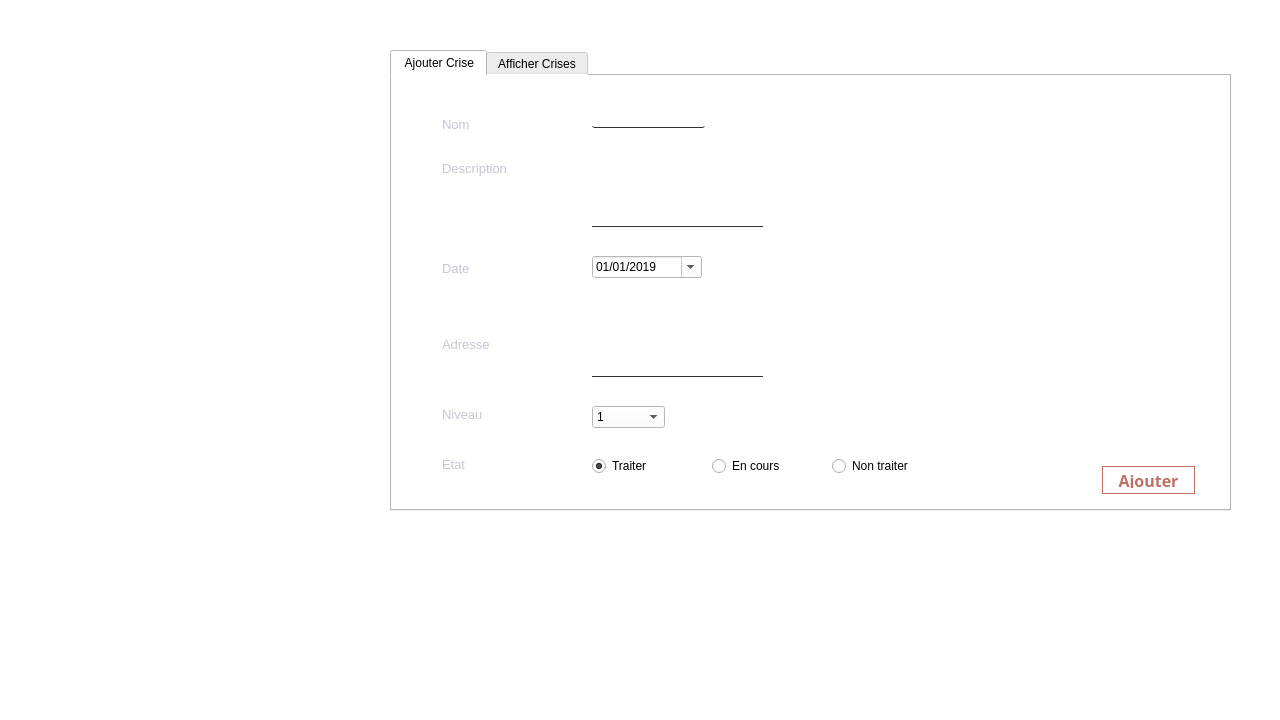
<?xml version="1.0" encoding="UTF-8"?>
<ui version="4.0">
 <class>MainWindow</class>
 <widget class="QMainWindow" name="MainWindow">
  <property name="geometry">
   <rect>
    <x>0</x>
    <y>0</y>
    <width>1280</width>
    <height>720</height>
   </rect>
  </property>
  <property name="minimumSize">
   <size>
    <width>1280</width>
    <height>720</height>
   </size>
  </property>
  <property name="maximumSize">
   <size>
    <width>1280</width>
    <height>720</height>
   </size>
  </property>
  <property name="windowTitle">
   <string>SmartAid</string>
  </property>
  <property name="styleSheet">
   <string notr="true">

/*-----QWidget-----*/
QWidget
{
	background-color:#fff;
	color: #000000;

}


/*-----QLabel-----*/
QLabel
{
	background-color: transparent;
	color: #c2c7d5;
	font-size: 13px;

}


/*-----QPushButton-----*/
QPushButton
{
	background-color: qlineargradient(spread:pad, x1:0, y1:0.511, x2:1, y2:0.511, stop:0 rgba(0, 172, 149, 255),stop:0.995192 rgba(54, 197, 177, 255));
	color: #fff;
	font-size: 11px;
	font-weight: bold;
	border: none;
	border-radius: 3px;
	padding: 5px;

}


QPushButton::pressed
{
	background-color: qlineargradient(spread:pad, x1:0, y1:0.511, x2:1, y2:0.511, stop:0 rgba(0, 207, 179, 255),stop:1 rgba(70, 255, 230, 255));

}


/*-----QCheckBox-----*/
QCheckBox
{
	background-color: transparent;
	color: #fff;
	font-size: 10px;
	font-weight: bold;
	border: none;
	border-radius: 5px;

}


/*-----QCheckBox-----*/
QCheckBox::indicator
{
    color: #b1b1b1;
    background-color: #323232;
    border: 1px solid darkgray;
    width: 12px;
    height: 12px;

}


QCheckBox::indicator:checked
{
    image:url(&quot;./ressources/check.png&quot;);
	background-color: qlineargradient(spread:pad, x1:0, y1:0.511, x2:1, y2:0.511, stop:0 rgba(0, 172, 149, 255),stop:0.995192 rgba(54, 197, 177, 255));;
    border: 1px solid #607cff;

}


QCheckBox::indicator:unchecked:hover
{
    border: 1px solid #08b099;

}


QCheckBox::disabled
{
	color: #656565;

}


QCheckBox::indicator:disabled
{
	background-color: #656565;
	color: #656565;
    border: 1px solid #656565;

}


/*-----QLineEdit-----*/
QLineEdit
{
	background-color: #c2c7d5;
	color: #000;
	font-weight: bold;
	border: none;
	border-radius: 2px;
	padding: 3px;

}


/*-----QListView-----*/
QListView
{
	background-color: qlineargradient(spread:pad, x1:1, y1:0, x2:1, y2:1, stop:0 rgba(50, 61, 80, 255),stop:1 rgba(44, 49, 69, 255));
	color: #fff;
	font-size: 18px;
	font-weight: bold;
	border: 1px solid #191919;
	show-decoration-selected: 0;
	outline : 0;

}


/*QListView::item
{
	color: #31cecb;
	background-color: #454e5e;
	border: none;
	padding: 5px;
	border-radius: 15px;
	padding-left : 10px;
	height: 52px;

}*/

QListView::item
{
	color: #31cecb;
	background-color: #bf7069;
	border: none;
	padding: 5px;
	border-radius: 15px;
	padding-left : 10px;
	height: 62px;

}




/*QListView::item:selected
{
	color: #31cecb;
	background-color: #454e5e;
}*/


QListView::item:selected
{
	color: #ffabab;
	background-color: #bf7069;
}

QListView::item:!selected
{
	color: #2C3E50;
	/*color:white;*/
	background-color: transparent;
	border: none;
	padding-left : 10px;

}



QListView::item:!selected:hover
{
	color: #bbbcba;
	background-color: #454e5e;
	border: none;
	padding-left : 10px;

}


/*-----QTreeView-----*/
QTreeView 
{
	background-color: #232939;
	show-decoration-selected: 0;
	color: #c2c8d7;

}


QTreeView::item 
{
	border-top-color: transparent;
	border-bottom-color: transparent;

}


QTreeView::item:hover 
{
	background-color: #606060;
	color: #fff;

}


QTreeView::item:selected 
{
	background-color: #0ab19a;
	color: #fff;

}


QTreeView::item:selected:active
{
	background-color: #0ab19a;
	color: #fff;

}


QTreeView::branch:has-children:!has-siblings:closed,
QTreeView::branch:closed:has-children:has-siblings 
{
	image: url(://tree-closed.png);

}

QTreeView::branch:open:has-children:!has-siblings,
QTreeView::branch:open:has-children:has-siblings  
{
	image: url(://tree-open.png);

}


/*-----QTableView &amp; QTableWidget-----*/
QTableView
{
    background-color: #232939;
	border: 1px solid gray;
    color: #f0f0f0;
    gridline-color: #232939;
    outline : 0;

}


QTableView::disabled
{
    background-color: #242526;
    border: 1px solid #32414B;
    color: #656565;
    gridline-color: #656565;
    outline : 0;

}


QTableView::item:hover 
{
    background-color: #606060;
    color: #f0f0f0;

}


QTableView::item:selected 
{
	background-color: #0ab19a;
    color: #F0F0F0;

}


QTableView::item:selected:disabled
{
    background-color: #1a1b1c;
    border: 2px solid #525251;
    color: #656565;

}


QTableCornerButton::section
{
	background-color: #343a49;
    color: #fff;

}


QHeaderView::section
{
	color: #fff;
	border-top: 0px;
	border-bottom: 1px solid gray;
	border-right: 1px solid gray;
	background-color: #343a49;
    margin-top:1px;
	margin-bottom:1px;
	padding: 5px;

}


QHeaderView::section:disabled
{
    background-color: #525251;
    color: #656565;

}


QHeaderView::section:checked
{
    color: #fff;
    background-color: #0ab19a;

}


QHeaderView::section:checked:disabled
{
    color: #656565;
    background-color: #525251;

}


QHeaderView::section::vertical::first,
QHeaderView::section::vertical::only-one
{
    border-top: 1px solid #353635;

}


QHeaderView::section::vertical
{
    border-top: 1px solid #353635;

}


QHeaderView::section::horizontal::first,
QHeaderView::section::horizontal::only-one
{
    border-left: 1px solid #353635;

}


QHeaderView::section::horizontal
{
    border-left: 1px solid #353635;

}


/*-----QScrollBar-----*/
QScrollBar:horizontal 
{
    background-color: transparent;
    height: 8px;
    margin: 0px;
    padding: 0px;

}


QScrollBar::handle:horizontal 
{
    border: none;
	min-width: 100px;
    background-color: #56576c;

}


QScrollBar::add-line:horizontal, 
QScrollBar::sub-line:horizontal,
QScrollBar::add-page:horizontal, 
QScrollBar::sub-page:horizontal 
{
    width: 0px;
    background-color: transparent;

}


QScrollBar:vertical 
{
    background-color: transparent;
    width: 8px;
    margin: 0;

}


QScrollBar::handle:vertical 
{
    border: none;
	min-height: 100px;
    background-color: #56576c;

}


QScrollBar::add-line:vertical, 
QScrollBar::sub-line:vertical,
QScrollBar::add-page:vertical, 
QScrollBar::sub-page:vertical 
{
    height: 0px;
    background-color: transparent;

}</string>
  </property>
  <widget class="QWidget" name="centralwidget">
   <widget class="QListWidget" name="listWidget">
    <property name="geometry">
     <rect>
      <x>10</x>
      <y>0</y>
      <width>281</width>
      <height>661</height>
     </rect>
    </property>
    <property name="styleSheet">
     <string notr="true">border:none;
background:transparent;
/*background-color: #262626;*/
border-radius:15px;
font-family:century gothic;</string>
    </property>
   </widget>
   <widget class="QStackedWidget" name="stackedWidget">
    <property name="geometry">
     <rect>
      <x>300</x>
      <y>0</y>
      <width>971</width>
      <height>661</height>
     </rect>
    </property>
    <property name="currentIndex">
     <number>5</number>
    </property>
    <widget class="QWidget" name="page">
     <widget class="QLabel" name="label">
      <property name="geometry">
       <rect>
        <x>-10</x>
        <y>0</y>
        <width>251</width>
        <height>181</height>
       </rect>
      </property>
      <property name="text">
       <string/>
      </property>
      <property name="pixmap">
       <pixmap resource="ressources.qrc">:/icons/icons/icone.png</pixmap>
      </property>
      <property name="scaledContents">
       <bool>false</bool>
      </property>
      <property name="alignment">
       <set>Qt::AlignCenter</set>
      </property>
     </widget>
     <widget class="QLabel" name="label_2">
      <property name="geometry">
       <rect>
        <x>370</x>
        <y>0</y>
        <width>311</width>
        <height>91</height>
       </rect>
      </property>
      <property name="styleSheet">
       <string notr="true">/*color: #ff8b8b;*/
color:#d46;
font-size:30px;
font:bold;
font-family : century gothic;</string>
      </property>
      <property name="text">
       <string>SmartAid Association</string>
      </property>
      <property name="alignment">
       <set>Qt::AlignCenter</set>
      </property>
     </widget>
     <widget class="QFrame" name="frame">
      <property name="geometry">
       <rect>
        <x>30</x>
        <y>190</y>
        <width>891</width>
        <height>451</height>
       </rect>
      </property>
      <property name="styleSheet">
       <string notr="true">border-radius:50px;

background-color: rgb(255, 228, 228);

</string>
      </property>
      <property name="frameShape">
       <enum>QFrame::StyledPanel</enum>
      </property>
      <property name="frameShadow">
       <enum>QFrame::Raised</enum>
      </property>
      <widget class="QLabel" name="user_pic">
       <property name="geometry">
        <rect>
         <x>0</x>
         <y>0</y>
         <width>411</width>
         <height>451</height>
        </rect>
       </property>
       <property name="autoFillBackground">
        <bool>false</bool>
       </property>
       <property name="styleSheet">
        <string notr="true">background-color:#fff;
border-radius:50px;
</string>
       </property>
       <property name="text">
        <string/>
       </property>
       <property name="scaledContents">
        <bool>false</bool>
       </property>
       <property name="alignment">
        <set>Qt::AlignCenter</set>
       </property>
       <property name="wordWrap">
        <bool>false</bool>
       </property>
      </widget>
      <widget class="QLabel" name="label_3">
       <property name="geometry">
        <rect>
         <x>500</x>
         <y>30</y>
         <width>331</width>
         <height>51</height>
        </rect>
       </property>
       <property name="styleSheet">
        <string notr="true">color: #2C3E50;
font-size:30px;
font:bold;
font-family : century gothic;</string>
       </property>
       <property name="text">
        <string>John Doe</string>
       </property>
       <property name="alignment">
        <set>Qt::AlignCenter</set>
       </property>
      </widget>
      <widget class="QLabel" name="label_4">
       <property name="geometry">
        <rect>
         <x>570</x>
         <y>70</y>
         <width>201</width>
         <height>41</height>
        </rect>
       </property>
       <property name="styleSheet">
        <string notr="true">color: #4C5958;
font-size:18px;
font-family : century gothic;</string>
       </property>
       <property name="text">
        <string>john.doe@esprit.tn</string>
       </property>
       <property name="alignment">
        <set>Qt::AlignCenter</set>
       </property>
      </widget>
     </widget>
    </widget>
    <widget class="QWidget" name="page_2">
     <widget class="QPushButton" name="pushButton_2">
      <property name="geometry">
       <rect>
        <x>280</x>
        <y>200</y>
        <width>451</width>
        <height>231</height>
       </rect>
      </property>
      <property name="text">
       <string>page2</string>
      </property>
     </widget>
    </widget>
    <widget class="QWidget" name="page_5"/>
    <widget class="QWidget" name="page_6"/>
    <widget class="QWidget" name="page_7"/>
    <widget class="QWidget" name="page_8">
     <widget class="QTabWidget" name="tabWidget">
      <property name="geometry">
       <rect>
        <x>90</x>
        <y>50</y>
        <width>841</width>
        <height>461</height>
       </rect>
      </property>
      <property name="font">
       <font>
        <family>MS Shell Dlg 2</family>
       </font>
      </property>
      <property name="currentIndex">
       <number>0</number>
      </property>
      <widget class="QWidget" name="tab_3">
       <attribute name="title">
        <string> Ajouter Crise</string>
       </attribute>
       <widget class="QLabel" name="label_9">
        <property name="geometry">
         <rect>
          <x>50</x>
          <y>84</y>
          <width>81</width>
          <height>16</height>
         </rect>
        </property>
        <property name="text">
         <string>Description</string>
        </property>
       </widget>
       <widget class="QLabel" name="label_10">
        <property name="geometry">
         <rect>
          <x>50</x>
          <y>184</y>
          <width>56</width>
          <height>16</height>
         </rect>
        </property>
        <property name="text">
         <string>Date</string>
        </property>
       </widget>
       <widget class="QPlainTextEdit" name="lineEdit_description">
        <property name="geometry">
         <rect>
          <x>200</x>
          <y>70</y>
          <width>171</width>
          <height>81</height>
         </rect>
        </property>
        <property name="styleSheet">
         <string notr="true">background:transparent;
border:none;
color:#262626;
font-size:12px;
border-bottom:1px solid #333;</string>
        </property>
       </widget>
       <widget class="QDateEdit" name="dateEdit_datec">
        <property name="geometry">
         <rect>
          <x>200</x>
          <y>180</y>
          <width>110</width>
          <height>22</height>
         </rect>
        </property>
        <property name="minimumDate">
         <date>
          <year>2019</year>
          <month>1</month>
          <day>1</day>
         </date>
        </property>
        <property name="displayFormat">
         <string>dd/MM/yyyy</string>
        </property>
        <property name="calendarPopup">
         <bool>true</bool>
        </property>
       </widget>
       <widget class="QLabel" name="label_17">
        <property name="geometry">
         <rect>
          <x>50</x>
          <y>40</y>
          <width>56</width>
          <height>16</height>
         </rect>
        </property>
        <property name="text">
         <string>Nom</string>
        </property>
       </widget>
       <widget class="QLineEdit" name="lineEdit_nom">
        <property name="geometry">
         <rect>
          <x>200</x>
          <y>30</y>
          <width>113</width>
          <height>22</height>
         </rect>
        </property>
        <property name="styleSheet">
         <string notr="true">background:transparent;
border:none;
color:#262626;
font-size:12px;
border-bottom:1px solid #333;</string>
        </property>
       </widget>
       <widget class="QLabel" name="label_18">
        <property name="geometry">
         <rect>
          <x>50</x>
          <y>330</y>
          <width>81</width>
          <height>16</height>
         </rect>
        </property>
        <property name="text">
         <string>Niveau</string>
        </property>
       </widget>
       <widget class="QPushButton" name="pushButton_ajouter">
        <property name="geometry">
         <rect>
          <x>710</x>
          <y>390</y>
          <width>93</width>
          <height>28</height>
         </rect>
        </property>
        <property name="styleSheet">
         <string notr="true">QPushButton{
font-size:16px;
font-family:century gothic;
background:white;
border-radius:60px;
color:#BF7069;
border-radius:15px;
border:1px solid #BF7069;
}
QPushButton:hover{
color:#FFABAB;
/*background:#801414;*/
background:rgb(255, 228, 228);
border-radius:15px;
}</string>
        </property>
        <property name="text">
         <string>Ajouter</string>
        </property>
       </widget>
       <widget class="QLabel" name="label_19">
        <property name="geometry">
         <rect>
          <x>50</x>
          <y>380</y>
          <width>81</width>
          <height>16</height>
         </rect>
        </property>
        <property name="text">
         <string>Etat</string>
        </property>
       </widget>
       <widget class="QLabel" name="label_11">
        <property name="geometry">
         <rect>
          <x>50</x>
          <y>260</y>
          <width>81</width>
          <height>16</height>
         </rect>
        </property>
        <property name="text">
         <string>Adresse</string>
        </property>
       </widget>
       <widget class="QPlainTextEdit" name="lineEdit_Adresse">
        <property name="geometry">
         <rect>
          <x>200</x>
          <y>220</y>
          <width>171</width>
          <height>81</height>
         </rect>
        </property>
        <property name="styleSheet">
         <string notr="true">background:transparent;
border:none;
color:#262626;
font-size:12px;
border-bottom:1px solid #333;</string>
        </property>
       </widget>
       <widget class="QRadioButton" name="radioButton">
        <property name="geometry">
         <rect>
          <x>200</x>
          <y>380</y>
          <width>97</width>
          <height>20</height>
         </rect>
        </property>
        <property name="text">
         <string>Traiter</string>
        </property>
        <property name="checkable">
         <bool>true</bool>
        </property>
        <property name="checked">
         <bool>true</bool>
        </property>
        <property name="autoRepeat">
         <bool>false</bool>
        </property>
       </widget>
       <widget class="QRadioButton" name="radioButton_2">
        <property name="geometry">
         <rect>
          <x>320</x>
          <y>380</y>
          <width>97</width>
          <height>20</height>
         </rect>
        </property>
        <property name="text">
         <string>En cours</string>
        </property>
       </widget>
       <widget class="QRadioButton" name="radioButton_3">
        <property name="geometry">
         <rect>
          <x>440</x>
          <y>380</y>
          <width>97</width>
          <height>20</height>
         </rect>
        </property>
        <property name="text">
         <string>Non traiter</string>
        </property>
       </widget>
       <widget class="QComboBox" name="comboBox_niveau">
        <property name="geometry">
         <rect>
          <x>200</x>
          <y>330</y>
          <width>73</width>
          <height>22</height>
         </rect>
        </property>
        <item>
         <property name="text">
          <string>1</string>
         </property>
        </item>
        <item>
         <property name="text">
          <string>2</string>
         </property>
        </item>
        <item>
         <property name="text">
          <string>3</string>
         </property>
        </item>
       </widget>
      </widget>
      <widget class="QWidget" name="Afficher">
       <attribute name="title">
        <string>Afficher Crises</string>
       </attribute>
       <widget class="QLabel" name="label_5">
        <property name="geometry">
         <rect>
          <x>20</x>
          <y>20</y>
          <width>91</width>
          <height>16</height>
         </rect>
        </property>
        <property name="text">
         <string>Recherche</string>
        </property>
       </widget>
       <widget class="QTableView" name="tableView">
        <property name="geometry">
         <rect>
          <x>20</x>
          <y>50</y>
          <width>441</width>
          <height>361</height>
         </rect>
        </property>
        <property name="styleSheet">
         <string notr="true">QTableView {
font-size:16px;
font-family:century gothic;
background:white;
color:#BF7069;
border:1px solid #BF7069;
}



</string>
        </property>
       </widget>
       <widget class="QLineEdit" name="lineEditRecherche">
        <property name="geometry">
         <rect>
          <x>90</x>
          <y>10</y>
          <width>131</width>
          <height>22</height>
         </rect>
        </property>
        <property name="styleSheet">
         <string notr="true">background:transparent;
border:none;
color:#262626;
font-size:12px;
border-bottom:1px solid #333;</string>
        </property>
       </widget>
       <widget class="QLabel" name="label_12">
        <property name="geometry">
         <rect>
          <x>490</x>
          <y>230</y>
          <width>81</width>
          <height>16</height>
         </rect>
        </property>
        <property name="text">
         <string>Adresse</string>
        </property>
       </widget>
       <widget class="QDateEdit" name="dateEdit_datec_mod">
        <property name="geometry">
         <rect>
          <x>570</x>
          <y>196</y>
          <width>110</width>
          <height>22</height>
         </rect>
        </property>
        <property name="minimumDate">
         <date>
          <year>2019</year>
          <month>1</month>
          <day>1</day>
         </date>
        </property>
        <property name="displayFormat">
         <string>dd/MM/yyyy</string>
        </property>
        <property name="calendarPopup">
         <bool>true</bool>
        </property>
       </widget>
       <widget class="QLabel" name="label_22">
        <property name="geometry">
         <rect>
          <x>490</x>
          <y>300</y>
          <width>81</width>
          <height>16</height>
         </rect>
        </property>
        <property name="text">
         <string>Niveau</string>
        </property>
       </widget>
       <widget class="QLabel" name="label_20">
        <property name="geometry">
         <rect>
          <x>490</x>
          <y>350</y>
          <width>81</width>
          <height>16</height>
         </rect>
        </property>
        <property name="text">
         <string>Etat</string>
        </property>
       </widget>
       <widget class="QLineEdit" name="lineEdit_nom_mod">
        <property name="geometry">
         <rect>
          <x>570</x>
          <y>70</y>
          <width>113</width>
          <height>22</height>
         </rect>
        </property>
        <property name="styleSheet">
         <string notr="true">background:transparent;
border:none;
color:#262626;
font-size:12px;
border-bottom:1px solid #333;</string>
        </property>
       </widget>
       <widget class="QPlainTextEdit" name="lineEdit_description_mod">
        <property name="geometry">
         <rect>
          <x>570</x>
          <y>110</y>
          <width>171</width>
          <height>71</height>
         </rect>
        </property>
        <property name="styleSheet">
         <string notr="true">background:transparent;
border:none;
color:#262626;
font-size:12px;
border-bottom:1px solid #333;</string>
        </property>
       </widget>
       <widget class="QLabel" name="label_7">
        <property name="geometry">
         <rect>
          <x>490</x>
          <y>50</y>
          <width>56</width>
          <height>16</height>
         </rect>
        </property>
        <property name="text">
         <string>ID</string>
        </property>
       </widget>
       <widget class="QLabel" name="label_13">
        <property name="geometry">
         <rect>
          <x>490</x>
          <y>114</y>
          <width>81</width>
          <height>16</height>
         </rect>
        </property>
        <property name="text">
         <string>Description</string>
        </property>
       </widget>
       <widget class="QLabel" name="label_14">
        <property name="geometry">
         <rect>
          <x>490</x>
          <y>200</y>
          <width>56</width>
          <height>16</height>
         </rect>
        </property>
        <property name="text">
         <string>Date</string>
        </property>
       </widget>
       <widget class="QLabel" name="label_21">
        <property name="geometry">
         <rect>
          <x>490</x>
          <y>80</y>
          <width>56</width>
          <height>16</height>
         </rect>
        </property>
        <property name="text">
         <string>Nom</string>
        </property>
       </widget>
       <widget class="QLineEdit" name="lineEdit_ID_mod">
        <property name="geometry">
         <rect>
          <x>570</x>
          <y>40</y>
          <width>113</width>
          <height>22</height>
         </rect>
        </property>
        <property name="styleSheet">
         <string notr="true">background:transparent;
border:none;
color:#262626;
font-size:12px;
border-bottom:1px solid #333;</string>
        </property>
       </widget>
       <widget class="QPlainTextEdit" name="lineEdit_Adresse_mod">
        <property name="geometry">
         <rect>
          <x>570</x>
          <y>230</y>
          <width>171</width>
          <height>61</height>
         </rect>
        </property>
        <property name="styleSheet">
         <string notr="true">background:transparent;
border:none;
color:#262626;
font-size:12px;
border-bottom:1px solid #333;</string>
        </property>
       </widget>
       <widget class="QComboBox" name="comboBox_niveau_mod">
        <property name="geometry">
         <rect>
          <x>570</x>
          <y>300</y>
          <width>73</width>
          <height>22</height>
         </rect>
        </property>
        <item>
         <property name="text">
          <string>1</string>
         </property>
        </item>
        <item>
         <property name="text">
          <string>2</string>
         </property>
        </item>
        <item>
         <property name="text">
          <string>3</string>
         </property>
        </item>
       </widget>
       <widget class="QPushButton" name="pushButton_modif">
        <property name="geometry">
         <rect>
          <x>620</x>
          <y>390</y>
          <width>93</width>
          <height>28</height>
         </rect>
        </property>
        <property name="styleSheet">
         <string notr="true">QPushButton{
font-size:16px;
font-family:century gothic;
background:white;
border-radius:60px;
color:#BF7069;
border-radius:15px;
border:1px solid #BF7069;
}
QPushButton:hover{
color:#FFABAB;
/*background:#801414;*/
background:rgb(255, 228, 228);
border-radius:15px;
}</string>
        </property>
        <property name="text">
         <string>Modifier</string>
        </property>
       </widget>
       <widget class="QPushButton" name="pushButton_supp">
        <property name="geometry">
         <rect>
          <x>720</x>
          <y>390</y>
          <width>101</width>
          <height>28</height>
         </rect>
        </property>
        <property name="styleSheet">
         <string notr="true">QPushButton{
font-size:16px;
font-family:century gothic;
background:white;
border-radius:60px;
color:#BF7069;
border-radius:15px;
border:1px solid #BF7069;
}
QPushButton:hover{
color:#FFABAB;
/*background:#801414;*/
background:rgb(255, 228, 228);
border-radius:15px;
}</string>
        </property>
        <property name="text">
         <string>Supprimer</string>
        </property>
       </widget>
       <widget class="QLineEdit" name="lineEdit_etat">
        <property name="geometry">
         <rect>
          <x>570</x>
          <y>340</y>
          <width>113</width>
          <height>22</height>
         </rect>
        </property>
        <property name="styleSheet">
         <string notr="true">background:transparent;
border:none;
color:#262626;
font-size:12px;
border-bottom:1px solid #333;</string>
        </property>
       </widget>
       <widget class="QLabel" name="label_6">
        <property name="geometry">
         <rect>
          <x>240</x>
          <y>20</y>
          <width>21</width>
          <height>16</height>
         </rect>
        </property>
        <property name="text">
         <string>Tri</string>
        </property>
       </widget>
       <widget class="QRadioButton" name="radioButton_4">
        <property name="geometry">
         <rect>
          <x>270</x>
          <y>20</y>
          <width>81</width>
          <height>20</height>
         </rect>
        </property>
        <property name="text">
         <string>Croissant</string>
        </property>
       </widget>
       <widget class="QRadioButton" name="radioButton_5">
        <property name="geometry">
         <rect>
          <x>360</x>
          <y>20</y>
          <width>97</width>
          <height>20</height>
         </rect>
        </property>
        <property name="text">
         <string>Décroissant</string>
        </property>
       </widget>
      </widget>
     </widget>
    </widget>
    <widget class="QWidget" name="page_9"/>
   </widget>
  </widget>
  <widget class="QMenuBar" name="menubar">
   <property name="geometry">
    <rect>
     <x>0</x>
     <y>0</y>
     <width>1280</width>
     <height>26</height>
    </rect>
   </property>
  </widget>
  <widget class="QStatusBar" name="statusbar"/>
 </widget>
 <resources>
  <include location="ressources.qrc"/>
 </resources>
 <connections/>
</ui>
